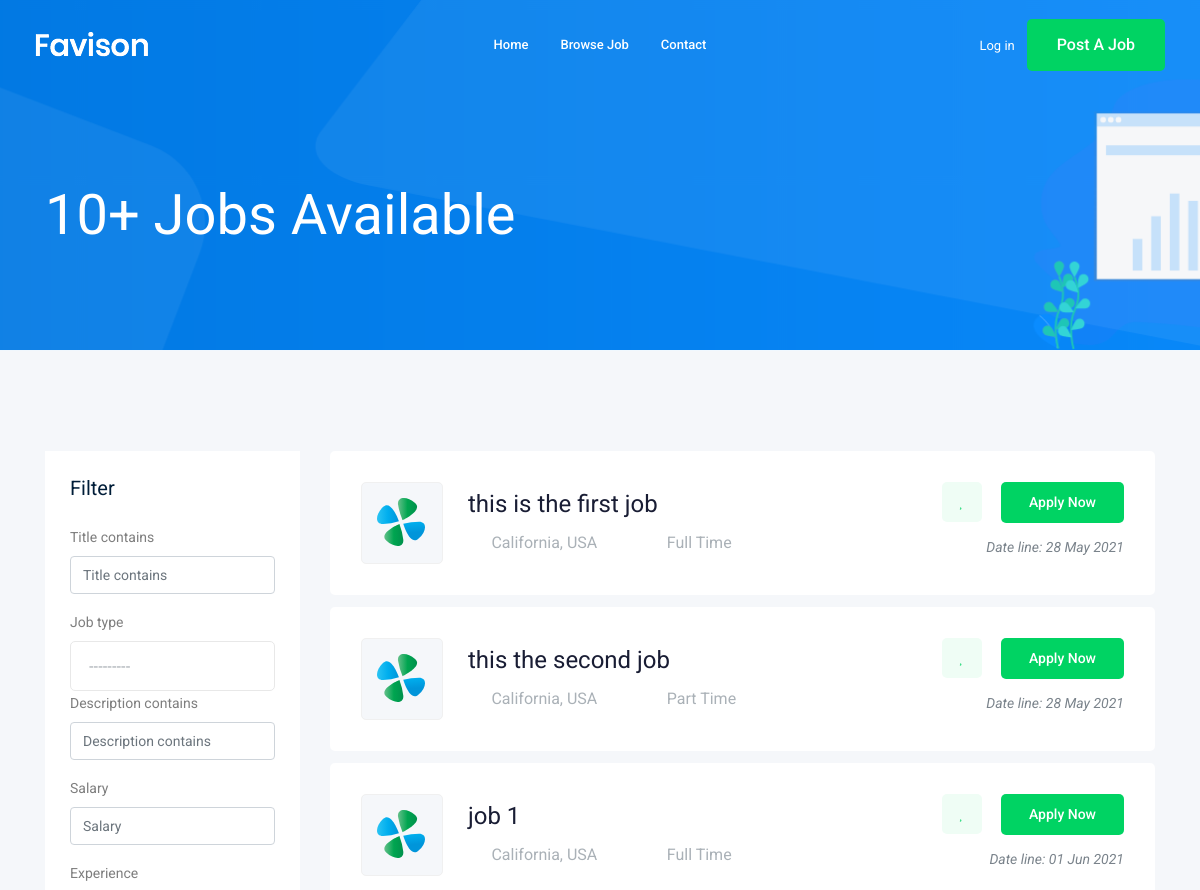
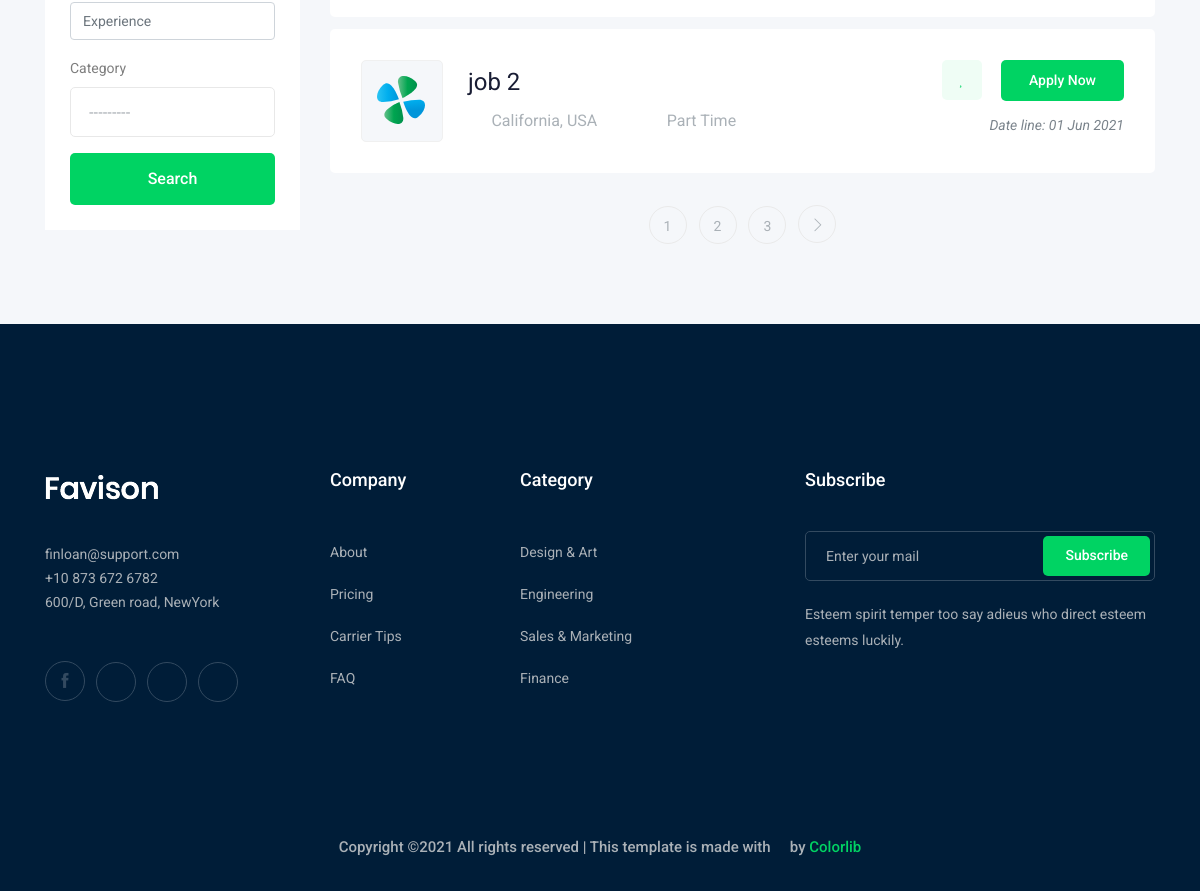
Screenshot of /jobs/ with the database file from the repository (2 pictures, top to bottom).
### job/models.py (models this page shows, shortened)
class Job(models.Model):
    owner        = models.ForeignKey(User, name='owner', on_delete=models.CASCADE)
    title        = models.CharField(max_length=120)
    job_type     = models.CharField(
        max_length = 20,
        choices = job_type_choices,
        default = 'Full Time')
    description  = models.TextField(max_length=1000)
    published_at = models.DateTimeField(auto_now=True) # take the time by it self
    Vacancy      = models.IntegerField(default=1)
    salary       = models.IntegerField(default=0)
    experience   = models.IntegerField(default=1)
    category     = models.ForeignKey('Category', on_delete=models.CASCADE)# One to Many
    image        = models.ImageField(upload_to = 'jobs/')
    slug         = models.SlugField(null=True, blank=True)

### job/views.py (the view)
# urls.py: path('',views.job_list, name='job_list'),
def job_list(request):
    job_listn = Job.objects.all()
    myfilter = JobFilter(request.GET, queryset =job_listn )
    job_list = myfilter.qs
    paginator = Paginator(job_list, 4)
    page_number = request.GET.get('page')
    page_obj = paginator.get_page(page_number)
    context = {
        'jobs': page_obj,
        'all_jobs': job_listn,
        'myfilter': myfilter
    }
    return render(request, 'job/job_list.html', context)

### job/models.py (called while the page is built)
    def __str__(self):
        return self.name

### job/templates/job/job_list.html (shortened to what this page needs)
{%extends 'base.html' %}
{% load bootstrap5 %}
    {% block content%}
    <div class="bradcam_area bradcam_bg_1">
        <div class="container">
            <div class="row">
                <div class="col-xl-12">
                    <div class="bradcam_text">
                        <h3>{{ all_jobs.count }}+ Jobs Available</h3>
                    </div>
                </div>
            </div>
        </div>
    </div>
    <div class="job_listing_area plus_padding">
        <div class="container">
            <div class="row">
                <div class="col-lg-3">
                    <div class="job_filter white-bg">
                        <div class="form_inner white-bg">
                            <h3>Filter</h3>
                            <form method ='GET'>
                            {% bootstrap_form myfilter.form %}
                            <input type="submit" value="Search" class="boxed-btn3 w-100 mt-3">
                            </form>
                        </div>
                    </div>
                </div>
                <div class="col-lg-9">
                    <div class="job_lists m-0">
                        <div class="row">
                            {%for job in jobs %}
                            <div class="col-lg-12 col-md-12">
                                <div class="single_jobs white-bg d-flex justify-content-between">
                                    <div class="jobs_left d-flex align-items-center">
                                        <div class="thumb">
                                            <img src="img/svg_icon/1.svg" alt="">
                                        </div>
                                        <div class="jobs_conetent">
                                            <a href="{% url 'jobs:job_detail' job.slug%}"><h4>{{job.title}}</h4></a>
                                            <div class="links_locat d-flex align-items-center">
                                                <div class="location">
                                                    <p> <i class="fa fa-map-marker"></i> California, USA</p>
                                                </div>
                                                <div class="location">
                                                    <p> <i class="fa fa-clock-o"></i>{{job.job_type}}</p>
                                                </div>
                                            </div>
                                        </div>
                                    </div>
                                    <div class="jobs_right">
                                        <div class="apply_now">
                                            <a class="heart_mark" href="#"> <i class="fa fa-heart"></i> </a>
                                            <a href="{% url 'jobs:job_detail' job.slug%}" class="boxed-btn3">Apply Now</a>
                                        </div>
                                        <div class="date">
                                            <p>Date line: {{job.published_at|date:"d M Y"}}</p>
                                        </div>
                                    </div>
                                </div>
                            </div>
                            {%endfor%}
                        </div>
                        <div class="row">
                            <div class="col-lg-12">
                                <div class="pagination_wrap">
                                    {%if jobs.has_other_pages%}
                                    <ul>
                                        {%for i in jobs.paginator.page_range %}
                                            <li><a href="?page={{i}}"><span>{{i}}</span></a></li>
                                        {% endfor %}
                                        {%if jobs.has_next %}
                                            <li><a href="?page={{ jobs.next_page_number }}"> <i class="ti-angle-right"></i> </a></li>
                                        {%endif%}
                                    </ul>
                                    {%endif%}
                                </div>
                            </div>
                        </div>
                    </div>
                </div>
            </div>
        </div>
    </div>
    {%endblock%}

### rows the page displays
Job: title "this is the first job", job_type "Full Time", published_at "28 May 2021"
Job: title "this the second job", job_type "Part Time", published_at "28 May 2021"
Job: title "job 1", job_type "Full Time", published_at "01 Jun 2021"
Job: title "job 2", job_type "Part Time", published_at "01 Jun 2021"

### other values shown
{{ all_jobs.count }} "10"
{{ i }} "1" "2" "3"
